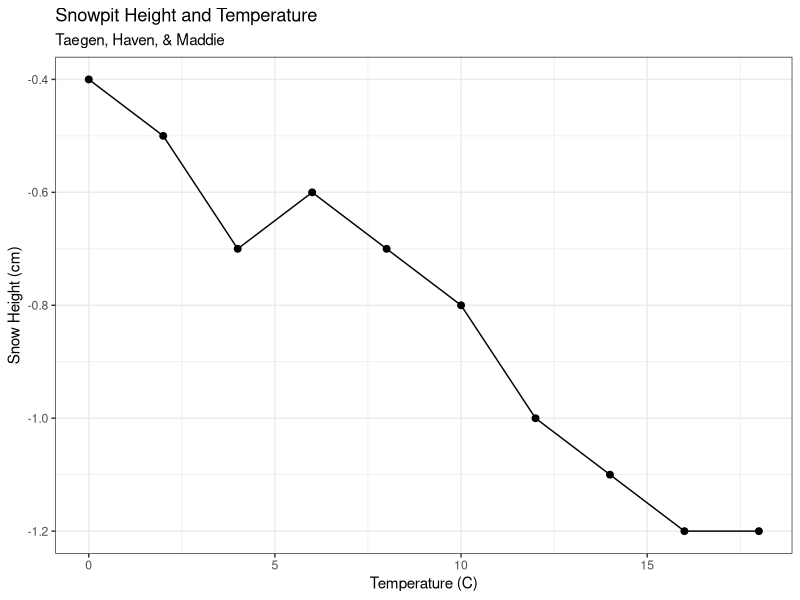

This chart was generated by the following R code: (Note: this script raises an error after producing the figure.)
#######. snowpit data
library(ggplot2)
pit = read.csv("snow temp.csv")

head(pit)

snowpit <- ggplot(pit,aes(x=depth_cm, y=temperature_degrees_celsius))+
  geom_line()+geom_point(size=2)+
  labs(x="Temperature (C)", y="Snow Height (cm)")+
  ggtitle("Snowpit Height and Temperature",subtitle = "Taegen, Haven, & Maddie")+
  theme_bw()

snowpit

ggplot(pinecone, aes(x=p_height, y = p_weight, col = treatment))+
  geom_line()+geom_point(size=2)+
  scale_color_manual(labels = c("Treatment 1", "Treatment 2"),values = c("red","royalblue"))+     ## adds the legend according to color of "treatment" category
  scale_fill_hue(labels = c("Treatment 1", "Treatment 2"))+
  guides(col = guide_legend(title = "Treatment"))+
  labs(x="Pinecone Height", y="Pinecone Weight")+
  ggtitle("Pinecone Ex")+
  theme(plot.title = element_text(size = 20))+
  theme_bw()
